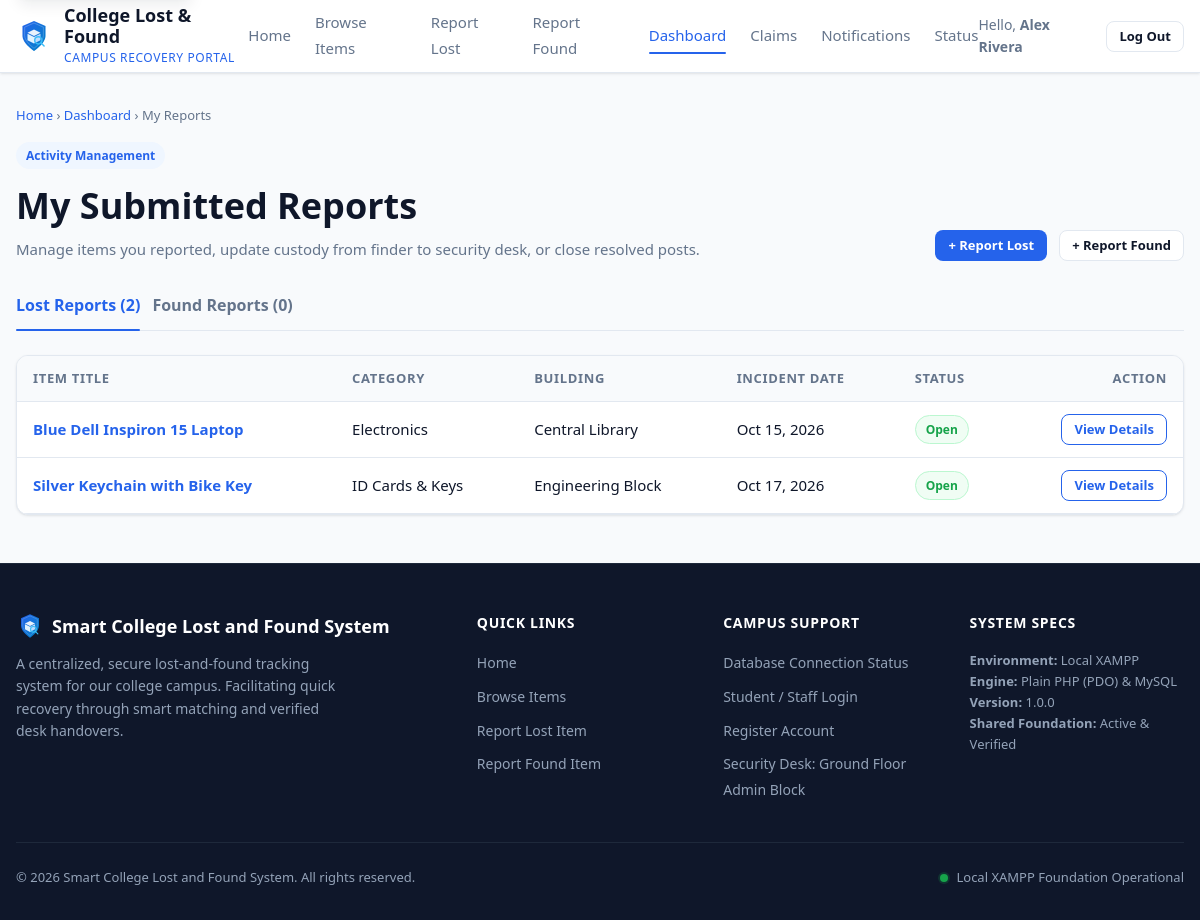
Screenshot of /my-reports.php (signed in) with the database file from the repository.
### tables this page shows
CREATE TABLE items (
    id INT UNSIGNED AUTO_INCREMENT PRIMARY KEY,
    user_id INT UNSIGNED NOT NULL,
    item_type ENUM('lost', 'found') NOT NULL,
    category_id INT UNSIGNED NOT NULL,
    location_id INT UNSIGNED NOT NULL,
    title VARCHAR(120) NOT NULL,
    description TEXT NOT NULL,
    identifying_features TEXT NULL COMMENT 'Private verification features - STRICTLY HIDDEN FROM PUBLIC',
    incident_date DATE NOT NULL COMMENT 'Date lost or date found',
    incident_time TIME NULL,
    image_path VARCHAR(255) NULL,
    custody_status ENUM('with_finder', 'submitted_to_security', 'returned_to_owner', 'not_applicable') NOT NULL DEFAULT 'not_applicable',
    status ENUM('open', 'pending_claim', 'claimed', 'closed', 'rejected') NOT NULL DEFAULT 'open',
    created_at TIMESTAMP DEFAULT CURRENT_TIMESTAMP,
    updated_at TIMESTAMP DEFAULT CURRENT_TIMESTAMP ON UPDATE CURRENT_TIMESTAMP,
    CONSTRAINT fk_items_user FOREIGN KEY (user_id) REFERENCES users (id) ON DELETE CASCADE,
    CONSTRAINT fk_items_category FOREIGN KEY (category_id) REFERENCES categories (id) ON DELETE RESTRICT,
    CONSTRAINT fk_items_location FOREIGN KEY (location_id) REFERENCES locations (id) ON DELETE RESTRICT,
    INDEX idx_items_type_status (item_type, status),
    INDEX idx_items_custody (custody_status),
    INDEX idx_items_date (incident_date),
    INDEX idx_items_cat_loc (category_id, location_id),
    FULLTEXT INDEX ft_item_search (title, description)
);

CREATE TABLE categories (
    id INT UNSIGNED AUTO_INCREMENT PRIMARY KEY,
    name VARCHAR(50) NOT NULL UNIQUE,
    icon VARCHAR(50) NOT NULL DEFAULT 'fa-box',
    description VARCHAR(255) NULL,
    created_at TIMESTAMP DEFAULT CURRENT_TIMESTAMP
);

CREATE TABLE locations (
    id INT UNSIGNED AUTO_INCREMENT PRIMARY KEY,
    campus_zone VARCHAR(60) NOT NULL COMMENT 'e.g. North Campus, Engineering Block',
    building VARCHAR(80) NOT NULL COMMENT 'e.g. Central Library, Science Complex',
    specific_area VARCHAR(100) NULL COMMENT 'e.g. 2nd Floor Reading Room, Lab 102',
    created_at TIMESTAMP DEFAULT CURRENT_TIMESTAMP,
    INDEX idx_building (building)
);

### includes/functions.php (called while the page is built, shortened)
<?php
function e(?string $string): string {
    return htmlspecialchars($string ?? '', ENT_QUOTES, 'UTF-8');
}
function url(string $path = ''): string {
    $base = rtrim(BASE_URL, '/');
    $cleanPath = ltrim($path, '/');
    return $base === '' ? '/' . $cleanPath : $base . '/' . $cleanPath;
}
function format_date(?string $date): string {
    $timestamp = strtotime($date);
    return $timestamp ? date('M j, Y', $timestamp) : e($date);
}

### my-reports.php (the view, shortened to what this page needs)
<?php
require_once __DIR__ . '/includes/functions.php';
$currentUser = get_current_user_session();
$userId = (int)$currentUser['id'];
$tab = $_GET['tab'] ?? 'lost';
$lostReports = [];
$foundReports = [];
try {
    $pdo = get_db_connection();
    $stmt = $pdo->prepare(
        "SELECT i.*, c.name AS category_name, l.building, l.specific_area
         FROM items i
         JOIN categories c ON i.category_id = c.id
         JOIN locations l ON i.location_id = l.id
         WHERE i.user_id = :uid AND i.item_type = 'lost'
         ORDER BY i.created_at DESC"
    );
    $stmt->execute([':uid' => $userId]);
    $lostReports = $stmt->fetchAll(PDO::FETCH_ASSOC);
    $stmt = $pdo->prepare(
        "SELECT i.*, c.name AS category_name, l.building, l.specific_area
         FROM items i
         JOIN categories c ON i.category_id = c.id
         JOIN locations l ON i.location_id = l.id
         WHERE i.user_id = :uid AND i.item_type = 'found'
         ORDER BY i.created_at DESC"
    );
    $stmt->execute([':uid' => $userId]);
    $foundReports = $stmt->fetchAll(PDO::FETCH_ASSOC);
} catch (Throwable $e) {
}
require_once __DIR__ . '/includes/header.php';
?>
<div class="container section" style="padding-top: var(--space-8);">
    <nav aria-label="Breadcrumb" style="font-size: 0.8125rem; color: var(--color-text-muted); margin-bottom: var(--space-4);">
        <a href="<?= url('index.php') ?>">Home</a> &rsaquo;
        <a href="<?= url('dashboard.php') ?>">Dashboard</a> &rsaquo;
        <span>My Reports</span>
    </nav>
    <div style="display: flex; justify-content: space-between; align-items: flex-end; margin-bottom: var(--space-6); flex-wrap: wrap; gap: var(--space-4);">
        <div>
            <span class="badge badge-primary" style="margin-bottom: var(--space-2);">Activity Management</span>
            <h1 style="font-size: 2.25rem; font-weight: 800; color: var(--color-text); margin-bottom: 2px;">
                My Submitted Reports
            </h1>
            <p style="color: var(--color-text-muted); font-size: 0.9375rem;">
                Manage items you reported, update custody from finder to security desk, or close resolved posts.
            </p>
        </div>
        <div style="display: flex; gap: var(--space-3);">
            <a href="<?= url('report-lost.php') ?>" class="btn btn-primary btn-sm">+ Report Lost</a>
            <a href="<?= url('report-found.php') ?>" class="btn btn-secondary btn-sm">+ Report Found</a>
        </div>
    </div>
    <div style="display: flex; gap: var(--space-3); border-bottom: 1px solid var(--color-border); margin-bottom: var(--space-6);">
        <a href="<?= url('my-reports.php?tab=lost') ?>"
           class="nav-link <?= $tab === 'lost' ? 'active' : '' ?>"
           style="padding-bottom: var(--space-3); font-weight: 700; font-size: 1rem;">
            Lost Reports (<?= count($lostReports) ?>)
        </a>
        <a href="<?= url('my-reports.php?tab=found') ?>"
           class="nav-link <?= $tab === 'found' ? 'active' : '' ?>"
           style="padding-bottom: var(--space-3); font-weight: 700; font-size: 1rem;">
            Found Reports (<?= count($foundReports) ?>)
        </a>
    </div>
    <div class="card">
        <div class="card-body" style="padding: 0;">
            <?php
            $activeList = ($tab === 'found') ? $foundReports : $lostReports;
            if (!empty($activeList)):
            ?>
                <div class="table-responsive">
                    <table class="table">
                        <thead>
                            <tr>
                                <th>Item Title</th>
                                <th>Category</th>
                                <th>Building</th>
                                <th>Incident Date</th>
                                <th>Status</th>
                                <th style="text-align: right;">Action</th>
                            </tr>
                        </thead>
                        <tbody>
                            <?php foreach ($activeList as $item): ?>
                                <tr>
                                    <td>
                                        <strong>
                                            <a href="<?= url('item-details.php?id=' . $item['id']) ?>">
                                                <?= e($item['title']) ?>
                                            </a>
                                        </strong>
                                    </td>
                                    <td><?= e($item['category_name']) ?></td>
                                    <td><?= e($item['building']) ?></td>
                                    <td><?= format_date($item['incident_date']) ?></td>
                                    <td>
                                        <span class="badge <?= $item['status'] === 'open' ? 'badge-success' : 'badge-secondary' ?>">
                                            <?= ucfirst(e($item['status'])) ?>
                                        </span>
                                    </td>
                                    <td style="text-align: right;">
                                        <a href="<?= url('item-details.php?id=' . $item['id']) ?>" class="btn btn-outline btn-sm">
                                            View Details
                                        </a>
                                    </td>
                                </tr>
                            <?php endforeach; ?>
                        </tbody>
                    </table>
                </div>
            <?php endif; ?>
        </div>
    </div>
</div>
<?php require_once __DIR__ . '/includes/footer.php'; ?>

### assets/css/variables.css (style rules this page uses)
:root { --color-primary: #2563eb; --color-primary-hover: #1d4ed8; --color-primary-light: #eff6ff; --color-accent: #0284c7; --color-accent-hover: #0369a1; --color-bg: #f8fafc; --color-surface: #ffffff; --color-surface-hover: #f1f5f9; --color-border: #e2e8f0; --color-border-focus: #3b82f6; --color-text: #0f172a; --color-text-muted: #64748b; --color-text-light: #94a3b8; --color-text-inverse: #ffffff; --color-success: #16a34a; --color-success-bg: #f0fdf4; --color-success-border: #bbf7d0; --color-warning: #d97706; --color-warning-bg: #fffbeb; --color-warning-border: #fde68a; --color-danger: #dc2626; --color-danger-bg: #fef2f2; --color-danger-border: #fecaca; --color-info: #0284c7; --color-info-bg: #f0f9ff; --color-info-border: #bae6fd; --color-custody-finder: #d97706; --color-custody-finder-bg: #fffbeb; --color-custody-finder-border: #fde68a; --color-custody-security: #4338ca; --color-custody-security-bg: #eef2ff; --color-custody-security-border: #c7d2fe; --color-custody-returned: #15803d; --color-custody-returned-bg: #f0fdf4; --color-custody-returned-border: #bbf7d0; --color-confidential: #7c3aed; --color-confidential-hover: #6d28d9; --color-confidential-bg: #f5f3ff; --color-confidential-border: #ddd6fe; --color-match-high: #16a34a; --color-match-high-bg: #dcfce7; --color-match-med: #d97706; --color-match-med-bg: #fef3c7; --color-match-low: #64748b; --color-match-low-bg: #f1f5f9; --font-sans: system-ui, -apple-system, BlinkMacSystemFont, 'Segoe UI', Roboto, 'Helvetica Neue', Arial, sans-serif; --font-mono: ui-monospace, SFMono-Regular, Menlo, Monaco, Consolas, 'Liberation Mono', monospace; --space-1: 0.25rem; --space-2: 0.5rem; --space-3: 0.75rem; --space-4: 1rem; --space-5: 1.25rem; --space-6: 1.5rem; --space-8: 2rem; --space-10: 2.5rem; --space-12: 3rem; --space-16: 4rem; --radius-sm: 0.375rem; --radius-md: 0.5rem; --radius-lg: 0.75rem; --radius-xl: 1rem; --radius-full: 9999px; --shadow-xs: 0 1px 2px 0 rgba(15, 23, 42, 0.05); --shadow-sm: 0 1px 3px 0 rgba(15, 23, 42, 0.08), 0 1px 2px -1px rgba(15, 23, 42, 0.08); --shadow-md: 0 4px 6px -1px rgba(15, 23, 42, 0.09), 0 2px 4px -2px rgba(15, 23, 42, 0.06); --shadow-lg: 0 10px 15px -3px rgba(15, 23, 42, 0.08), 0 4px 6px -4px rgba(15, 23, 42, 0.04); --shadow-xl: 0 20px 25px -5px rgba(15, 23, 42, 0.08), 0 8px 10px -6px rgba(15, 23, 42, 0.04); --focus-ring: 0 0 0 3px rgba(37, 99, 235, 0.35); --focus-ring-danger: 0 0 0 3px rgba(220, 38, 38, 0.3); --focus-outline: 2px solid var(--color-primary); --focus-outline-offset: 2px; --z-dropdown: 1000; --z-sticky: 1020; --z-drawer: 1030; --z-modal-backdrop: 1040; --z-modal: 1050; --z-toast: 1060; --transition-fast: 150ms cubic-bezier(0.4, 0, 0.2, 1); --transition-normal: 250ms cubic-bezier(0.4, 0, 0.2, 1); --max-content-width: 1200px; }

### rows the page displays
items: title "Blue Dell Inspiron 15 Laptop", category.name "Electronics", location.building "Central Library", incident_date "Oct 15, 2026", status "Open"
items: title "Silver Keychain with Bike Key", category.name "ID Cards & Keys", location.building "Engineering Block", incident_date "Oct 17, 2026", status "Open"

### other values shown
APP_SHORT_NAME "College Lost & Found"
$currentUser['full_name'] "Alex Rivera"
count($lostReports) "2"
count($foundReports) "0"
APP_NAME "Smart College Lost and Found System"
APP_VERSION "1.0.0"
